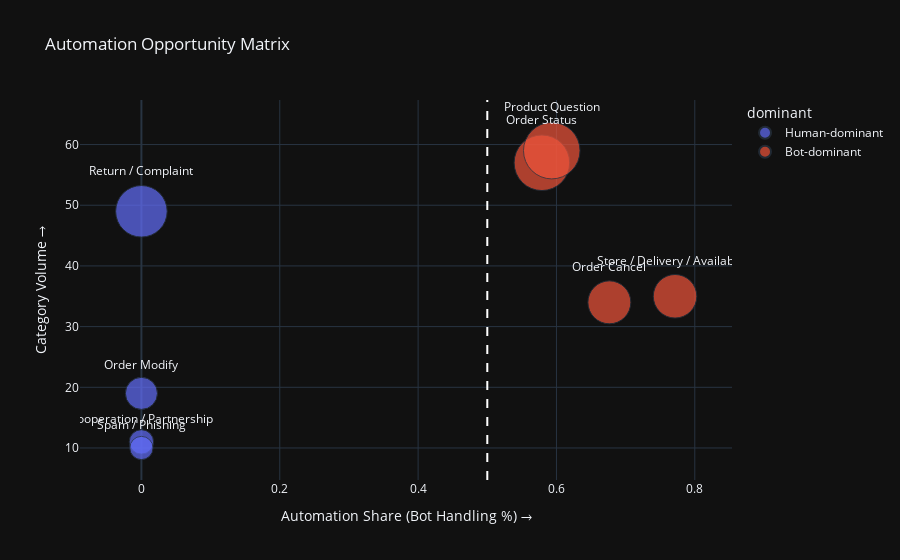

The notebook cell this image was saved under:
### Markdown cell above
# Automatization by Category

### Code cell
import plotly.express as px
import numpy as np

analysis = df.groupby("final_category").agg(
    volume=("id", "count"),
    bot_ratio=("route", lambda x: (x == "bot").mean())
).reset_index()

analysis["dominant"] = np.where(
    analysis["bot_ratio"] >= 0.5,
    "Bot-dominant",
    "Human-dominant"
)

fig = px.scatter(
    analysis,
    x="bot_ratio",
    y="volume",
    size="volume",
    color="dominant",
    text="final_category",
    size_max=40,
    title="Automation Opportunity Matrix"
)

fig.update_traces(textposition="top center")
fig.update_layout()

fig.add_vline(
    x=0.5,
    line_dash="dash",
    line_color="white"
)

fig.update_layout(
    xaxis_title="Automation Share (Bot Handling %) →",
    yaxis_title="Category Volume →"
)

fig.write_image("automation_matrix.png", scale=3)
fig.show()

### Figure 1 — Plotly figure (JSON) as saved in the notebook; plotly's stock layout.template omitted (floating-point values rounded to 4 significant figures)
{"data": [{"hovertemplate": "dominant=Human-dominant<br>bot_ratio=%{x}<br>volume=%{marker.size}<br>final_category=%{text}<extra></extra>", "legendgroup": "Human-dominant", "marker": {"color": "#636efa", "size": [11, 19, 49, 10], "sizemode": "area", "sizeref": 0.03687, "symbol": "circle"}, "mode": "markers+text", "name": "Human-dominant", "orientation": "v", "showlegend": true, "text": ["Cooperation / Partnership", "Order Modify", "Return / Complaint", "Spam / Phishing"], "x": [0.0, 0.0, 0.0, 0.0], "xaxis": "x", "y": [11, 19, 49, 10], "yaxis": "y", "type": "scatter", "textposition": "top center"}, {"hovertemplate": "dominant=Bot-dominant<br>bot_ratio=%{x}<br>volume=%{marker.size}<br>final_category=%{text}<extra></extra>", "legendgroup": "Bot-dominant", "marker": {"color": "#EF553B", "size": [34, 57, 59, 35], "sizemode": "area", "sizeref": 0.03687, "symbol": "circle"}, "mode": "markers+text", "name": "Bot-dominant", "orientation": "v", "showlegend": true, "text": ["Order Cancel", "Order Status", "Product Question", "Store / Delivery / Availability"], "x": [0.6765, 0.5789, 0.5932, 0.7714], "xaxis": "x", "y": [34, 57, 59, 35], "yaxis": "y", "type": "scatter", "textposition": "top center"}], "layout": {"xaxis": {"anchor": "y", "domain": [0.0, 1.0], "title": {"text": "Automation Share (Bot Handling %) →"}}, "yaxis": {"anchor": "x", "domain": [0.0, 1.0], "title": {"text": "Category Volume →"}}, "legend": {"title": {"text": "dominant"}, "tracegroupgap": 0, "itemsizing": "constant"}, "title": {"text": "Automation Opportunity Matrix"}, "shapes": [{"line": {"color": "white", "dash": "dash"}, "type": "line", "x0": 0.5, "x1": 0.5, "xref": "x", "y0": 0, "y1": 1, "yref": "y domain"}]}}
